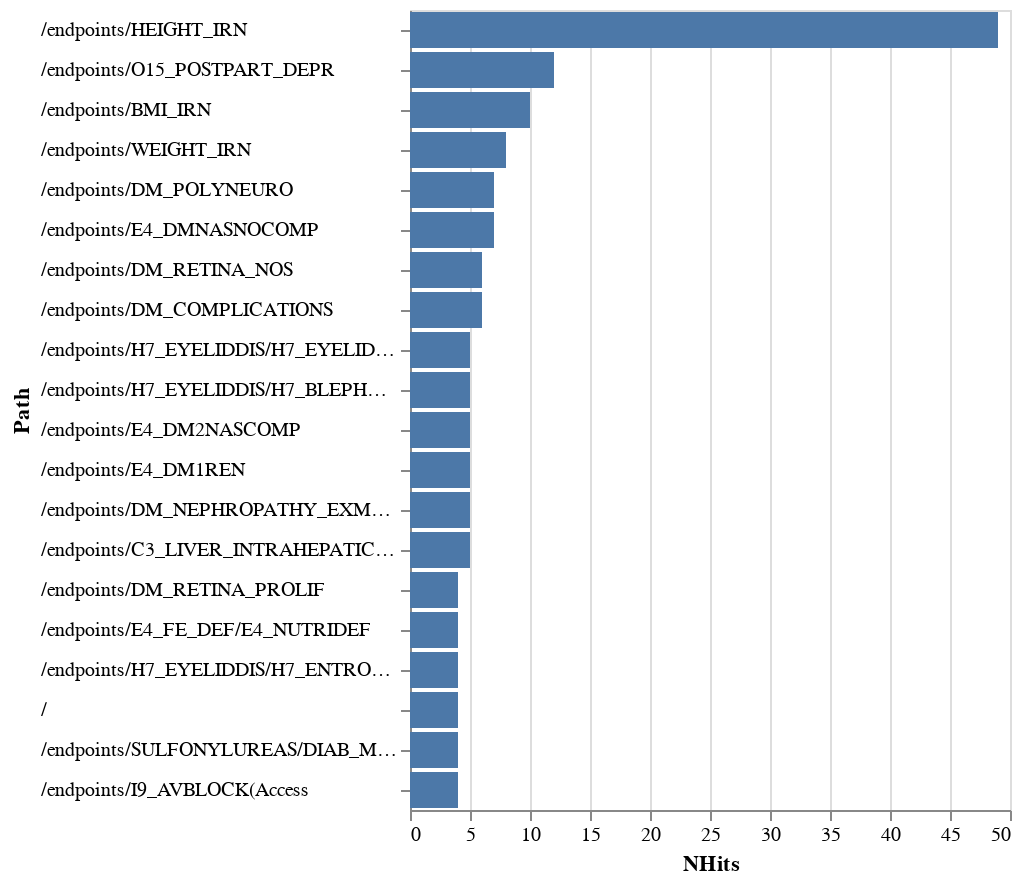

The notebook cell saved with this chart:
### Markdown cell above
## Errors

### Code cell
alt.Chart(stats_top_errors).mark_bar().encode(
    x=alt.X("NHits:Q"),
    y=alt.Y("Path:N").axis(labelAlign="left", labelPadding=180).sort(None)
)

### Figure 1 — Vega-Lite specification as saved in the notebook (floating-point values rounded to 4 significant figures)
{"config": {"view": {"continuousWidth": 300, "continuousHeight": 300}}, "data": {"name": "data-86ef3f73f416e708d0f6ede657e98dad"}, "mark": {"type": "bar"}, "encoding": {"x": {"field": "NHits", "type": "quantitative"}, "y": {"axis": {"labelAlign": "left", "labelPadding": 180}, "field": "Path", "sort": null, "type": "nominal"}}, "$schema": "https://vega.github.io/schema/vega-lite/v5.16.3.json", "datasets": {"data-86ef3f73f416e708d0f6ede657e98dad": [{"Path": "/endpoints/HEIGHT_IRN", "NHits": 49}, {"Path": "/endpoints/O15_POSTPART_DEPR", "NHits": 12}, {"Path": "/endpoints/BMI_IRN", "NHits": 10}, {"Path": "/endpoints/WEIGHT_IRN", "NHits": 8}, {"Path": "/endpoints/DM_POLYNEURO", "NHits": 7}, {"Path": "/endpoints/E4_DMNASNOCOMP", "NHits": 7}, {"Path": "/endpoints/DM_RETINA_NOS", "NHits": 6}, {"Path": "/endpoints/DM_COMPLICATIONS", "NHits": 6}, {"Path": "/endpoints/H7_EYELIDDIS/H7_EYELIDNAS", "NHits": 5}, {"Path": "/endpoints/H7_EYELIDDIS/H7_BLEPHAROCHALASIS", "NHits": 5}, {"Path": "/endpoints/E4_DM2NASCOMP", "NHits": 5}, {"Path": "/endpoints/E4_DM1REN", "NHits": 5}, {"Path": "/endpoints/DM_NEPHROPATHY_EXMORE", "NHits": 5}, {"Path": "/endpoints/C3_LIVER_INTRAHEPATIC_BILE_DUCTS_EXALLC", "NHits": 5}, {"Path": "/endpoints/DM_RETINA_PROLIF", "NHits": 4}, {"Path": "/endpoints/E4_FE_DEF/E4_NUTRIDEF", "NHits": 4}, {"Path": "/endpoints/H7_EYELIDDIS/H7_ENTROPION", "NHits": 4}, {"Path": "/", "NHits": 4}, {"Path": "/endpoints/SULFONYLUREAS/DIAB_MED_OTHER", "NHits": 4}, {"Path": "/endpoints/I9_AVBLOCK(Access", "NHits": 4}]}}
